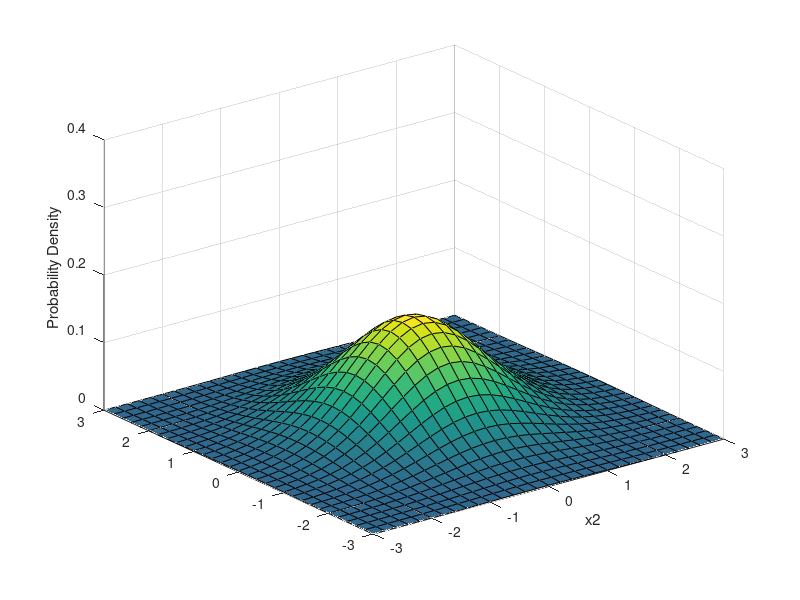

MATLAB code for this plot:
% compute and plot the pdf of a bivariate normal distribution
% with parameter mu = [0,0] and sigma = [0.25, 0.3, 0.3, 1];

% Define parameters mu and sigma
mu = [0,0];
sigma = [1, 0; 0, 1];

% Create grid of evenly spaced points in two-dimensional space
x1 = -3:0.2:3;
x2 = -3:0.2:3;
[X1,X2] = meshgrid(x1,x2);
X = [X1(:) X2(:)];

% Evaluate the pdf of the normnal distribution at the grid points
y = mvnpdf(X, mu, sigma);
y = reshape(y,length(x2), length(x1));

% Plot the pdf values

surf(x1,x2,y)
caxis([min(y(:))-0.5*range(y(:)), max(y(:))]);
axis([-3 3 -3 3 0 0.4]);
xlabel('x1');
xlabel('x2');
zlabel('Probability Density');